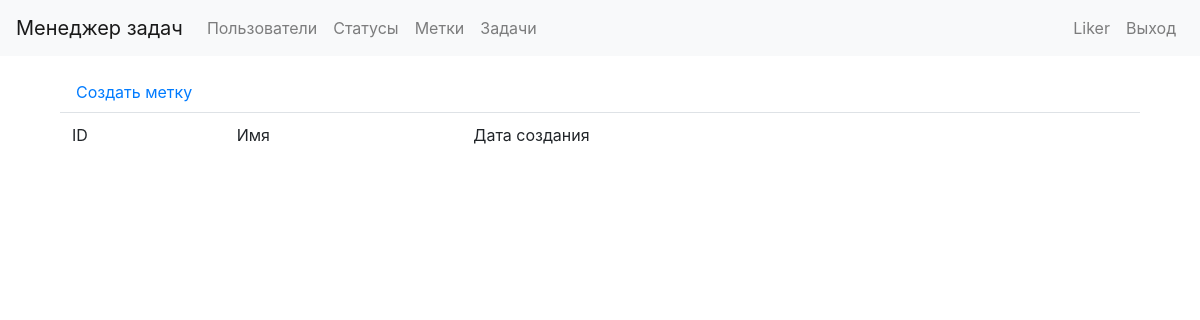
The page /labels/ (signed in) on the database as committed earlier.
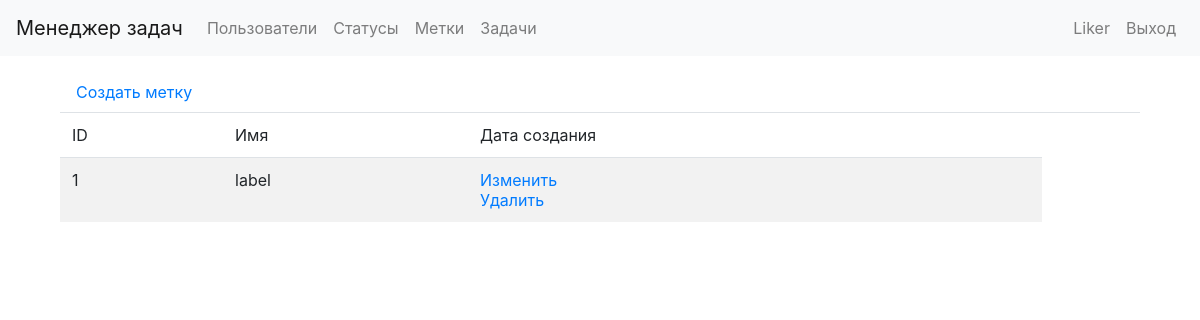
The same page on the database as committed later.
### task_manager/labels/models.py (models this page shows, shortened)
class Label(models.Model):
    name = models.CharField(
        max_length=MAX_LENGTH,
        unique=True,
        verbose_name=gettext_lazy('Name')
    )
    created_at = models.DateTimeField(
        auto_now_add=True,
        verbose_name=gettext_lazy('Date of create')
    )
    class Meta:
        verbose_name = gettext_lazy('Label')
        ordering = ['id']

### task_manager/labels/views.py (the view)
# urls.py: path('', LabelList.as_view(), name='list'),
class LabelList(LoginRequiredMixin, ListView):
    model = Label
    template_name = LABEL
    context_object_name = 'labels'
    def get_context_data(self, **kwargs):
        context = super().get_context_data(**kwargs)
        context[TITLE] = TITLE_LIST
        return context

### task_manager/templates/labels.html (shortened to what this page needs)
{% extends 'base.html' %}
{% load i18n %}
{% block content %}
<div class="container wrapper">
    <a class="nav-link" href="{% url 'labels:create' %}">Создать метку</a>
    <table class="table table-striped">
        <thead>
            <tr>
                <td>ID</td>
                <td>{% translate "Name" %}</td>
                <td>{% translate "Date of creation" %}</td>
                <td></td>
            </tr>
        </thead>
        <tbody>
            {% for label in labels %}
            <tr>
                <td>{{ label.id }}</td>
                <td>{{ label.name }}</td>
                <td>
                    <a href="{% url 'labels:change' label.id %}">{% translate "Change" %}</a>
                    <br>
                    <a href="{% url 'labels:delete' label.id %}">{% translate "Delete" %}</a>
                </td>
            </tr>
            {% endfor %}
        </tbody>
    </table>
</div>
{% endblock %}

Rows that differ between the two databases and show on the page:
added Label: id "1", name "label"
